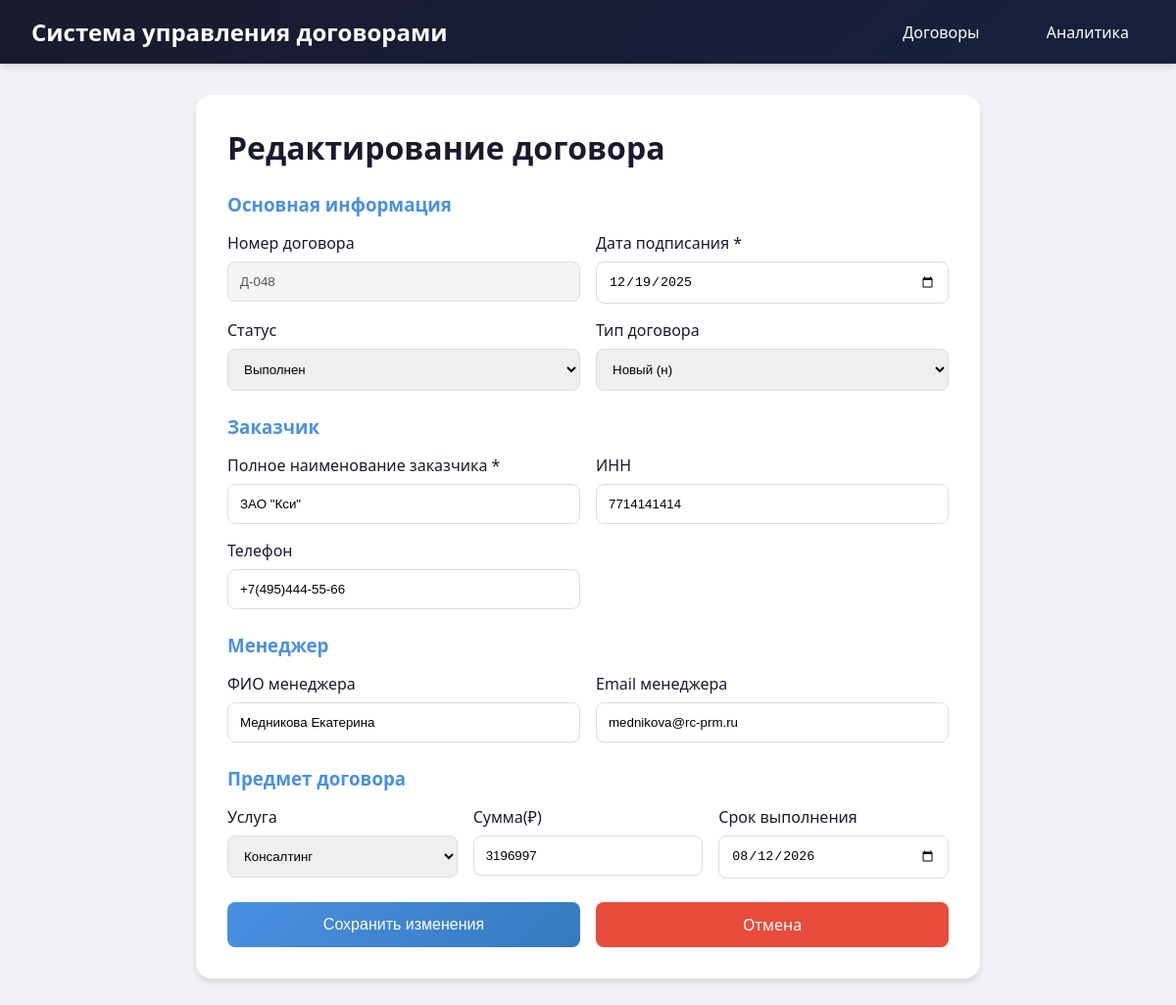
/contracts/Д-048/edit, run on the app's committed database.
### tables this page shows
CREATE TABLE contract (
            contract_number VARCHAR(50) NOT NULL UNIQUE,
            signing_contract_date DATE NOT NULL,
            status VARCHAR(20) DEFAULT 'В работе',
            type VARCHAR(1) DEFAULT 'с',
            id_client INTEGER NOT NULL,
            id_manager INTEGER,
            id_object INTEGER,
            FOREIGN KEY (id_client) REFERENCES client(id_client),
            FOREIGN KEY (id_manager) REFERENCES manager(id_manager),
            FOREIGN KEY (id_object) REFERENCES object(id_object)
        );

CREATE TABLE client (
            id_client INTEGER PRIMARY KEY AUTOINCREMENT,
            client_name VARCHAR(150) NOT NULL,
            client_INN VARCHAR(12),
            client_phone_number VARCHAR(20)
        );

CREATE TABLE manager (
            id_manager INTEGER PRIMARY KEY AUTOINCREMENT,
            manager_name VARCHAR(150) NOT NULL,
            manager_email VARCHAR(100)
        );

CREATE TABLE object (
            id_object INTEGER PRIMARY KEY AUTOINCREMENT,
            id_service INTEGER NOT NULL,
            price INTEGER,
            finishing_date DATE,
            FOREIGN KEY (id_service) REFERENCES service(id_service)
        );

### app.py (the view, shortened to what this page needs)
@app.route('/contracts/<contract_number>/edit', methods=['GET', 'POST'])
def contract_edit(contract_number):
    conn = get_db()
    contract = conn.execute('''
        SELECT
            c.contract_number,
            c.signing_contract_date,
            c.status,
            c.type,
            cl.id_client,
            cl.client_name,
            cl.client_INN,
            cl.client_phone_number,
            m.id_manager,
            m.manager_name,
            m.manager_email,
            s.id_service,
            s.service_name,
            o.price,
            o.finishing_date
        FROM contract c
        JOIN client cl ON c.id_client = cl.id_client
        LEFT JOIN manager m ON c.id_manager = m.id_manager
        LEFT JOIN object o ON c.id_object = o.id_object
        LEFT JOIN service s ON o.id_service = s.id_service
        WHERE c.contract_number = ?
    ''', (contract_number,)).fetchone()
    services = conn.execute('SELECT id_service, service_name FROM service').fetchall()
    managers = conn.execute('SELECT id_manager, manager_name FROM manager').fetchall()
    conn.close()
    if not contract:
        flash('Договор не найден', 'danger')
        return redirect(url_for('contracts'))
    return render_template('contract_edit.html',
                          contract=contract,
                          services=services,
                          managers=managers)

### database.py (called while the page is built)
def get_db():
    conn = sqlite3.connect(DATABASE)
    conn.row_factory = sqlite3.Row
    return conn

### templates/contract_edit.html (shortened to what this page needs)
{% extends "base.html" %}
{% block content %}
<div style="max-width: 800px; margin: 0 auto; background: white; border-radius: 16px; padding: 2rem; box-shadow: 0 4px 6px rgba(0,0,0,0.1);">
    <h1 style="margin-bottom: 1.5rem;">Редактирование договора</h1>
    <form method="post">
        <h3 style="margin-bottom: 1rem; color: #4a90e2;">Основная информация</h3>
        <div style="display: grid; grid-template-columns: 1fr 1fr; gap: 1rem; margin-bottom: 1.5rem;">
            <div>
                <label style="display: block; margin-bottom: 0.5rem; font-weight: 500;">Номер договора</label>
                <input type="text" value="{{ contract.contract_number }}" disabled style="width: 100%; padding: 0.75rem; border: 1px solid #ddd; border-radius: 8px; background: #f5f5f5;">
            </div>
            <div>
                <label style="display: block; margin-bottom: 0.5rem; font-weight: 500;">Дата подписания *</label>
                <input type="date" name="signing_contract_date" value="{{ contract.signing_contract_date }}" required style="width: 100%; padding: 0.75rem; border: 1px solid #ddd; border-radius: 8px;">
            </div>
            <div>
                <label style="display: block; margin-bottom: 0.5rem; font-weight: 500;">Статус</label>
                <select name="status" style="width: 100%; padding: 0.75rem; border: 1px solid #ddd; border-radius: 8px;">
                    <option value="Выполнен" {% if contract.status == 'Выполнен' %}selected{% endif %}>Выполнен</option>
                </select>
            </div>
            <div>
                <label style="display: block; margin-bottom: 0.5rem; font-weight: 500;">Тип договора</label>
                <select name="type" style="width: 100%; padding: 0.75rem; border: 1px solid #ddd; border-radius: 8px;">
                    <option value="н" {% if contract.type == 'н' %}selected{% endif %}>Новый (н)</option>
                </select>
            </div>
        </div>
        <h3 style="margin-bottom: 1rem; color: #4a90e2;">Заказчик</h3>
        <div style="display: grid; grid-template-columns: 1fr 1fr; gap: 1rem; margin-bottom: 1.5rem;">
            <div>
                <label style="display: block; margin-bottom: 0.5rem; font-weight: 500;">Полное наименование заказчика *</label>
                <input type="text" name="client_name" value="{{ contract.client_name }}" required style="width: 100%; padding: 0.75rem; border: 1px solid #ddd; border-radius: 8px;">
            </div>
            <div>
                <label style="display: block; margin-bottom: 0.5rem; font-weight: 500;">ИНН</label>
                <input type="text" name="client_INN" value="{{ contract.client_INN or '' }}" style="width: 100%; padding: 0.75rem; border: 1px solid #ddd; border-radius: 8px;">
            </div>
            <div>
                <label style="display: block; margin-bottom: 0.5rem; font-weight: 500;">Телефон</label>
                <input type="text" name="client_phone_number" value="{{ contract.client_phone_number or '' }}" style="width: 100%; padding: 0.75rem; border: 1px solid #ddd; border-radius: 8px;">
            </div>
        </div>
        <h3 style="margin-bottom: 1rem; color: #4a90e2;">Менеджер</h3>
        <div style="display: grid; grid-template-columns: 1fr 1fr; gap: 1rem; margin-bottom: 1.5rem;">
            <div>
                <label style="display: block; margin-bottom: 0.5rem; font-weight: 500;">ФИО менеджера</label>
                <input type="text" name="manager_name" list="managers_list" value="{{ contract.manager_name or '' }}" style="width: 100%; padding: 0.75rem; border: 1px solid #ddd; border-radius: 8px;">
            </div>
            <div>
                <label style="display: block; margin-bottom: 0.5rem; font-weight: 500;">Email менеджера</label>
                <input type="email" name="manager_email" value="{{ contract.manager_email or '' }}" style="width: 100%; padding: 0.75rem; border: 1px solid #ddd; border-radius: 8px;">
            </div>
        </div>
        <h3 style="margin-bottom: 1rem; color: #4a90e2;">Предмет договора</h3>
        <div style="display: grid; grid-template-columns: 1fr 1fr 1fr; gap: 1rem; margin-bottom: 1.5rem;">
            <div>
                <label style="display: block; margin-bottom: 0.5rem; font-weight: 500;">Услуга</label>
                <select name="service_id" style="width: 100%; padding: 0.75rem; border: 1px solid #ddd; border-radius: 8px;">
                    {% for service in services %}
                    <option value="{{ service.id_service }}" {% if contract.id_service == service.id_service %}selected{% endif %}>{{ service.service_name }}</option>
                    {% endfor %}
                </select>
            </div>
            <div>
                <label style="display: block; margin-bottom: 0.5rem; font-weight: 500;">Сумма(₽)</label>
                <input type="number" step="0.01" name="price" value="{{ contract.price or 0 }}" style="width: 100%; padding: 0.75rem; border: 1px solid #ddd; border-radius: 8px;">
            </div>
            <div>
                <label style="display: block; margin-bottom: 0.5rem; font-weight: 500;">Срок выполнения</label>
                <input type="date" name="finishing_date" value="{{ contract.finishing_date or '' }}" style="width: 100%; padding: 0.75rem; border: 1px solid #ddd; border-radius: 8px;">
            </div>
        </div>
        <div style="display: flex; gap: 1rem;">
            <button type="submit" style="flex: 1; padding: 0.75rem; background: linear-gradient(135deg, #4a90e2 0%, #357abd 100%); color: white; border: none; border-radius: 8px; font-size: 1rem; cursor: pointer;">Сохранить изменения</button>
            <a href="/" style="flex: 1; text-align: center; padding: 0.75rem; background: #e74c3c; color: white; text-decoration: none; border-radius: 8px;">Отмена</a>
        </div>
    </form>
</div>
{% endblock %}

### static/css/style.css (style rules this page uses)
* { margin: 0; padding: 0; box-sizing: border-box; }
body { font-family: 'Segoe UI', Tahoma, Geneva, Verdana, sans-serif; background-color: #f0f2f5; color: #1a1a2e; }

### data on the page
contract: contract_number "Д-048", signing_contract_date "12/19/2025", status "Выполнен", type "Новый (н)"
client: client_name "ЗАО \"Кси\"", client_INN "7714141414", client_phone_number "+7(495)444-55-66"
manager: manager_name "Медникова Екатерина", manager_email "mednikova@rc-prm.ru"
object: price "3196997", finishing_date "08/12/2026"

### other printed values
form field service_id "Консалтинг"
